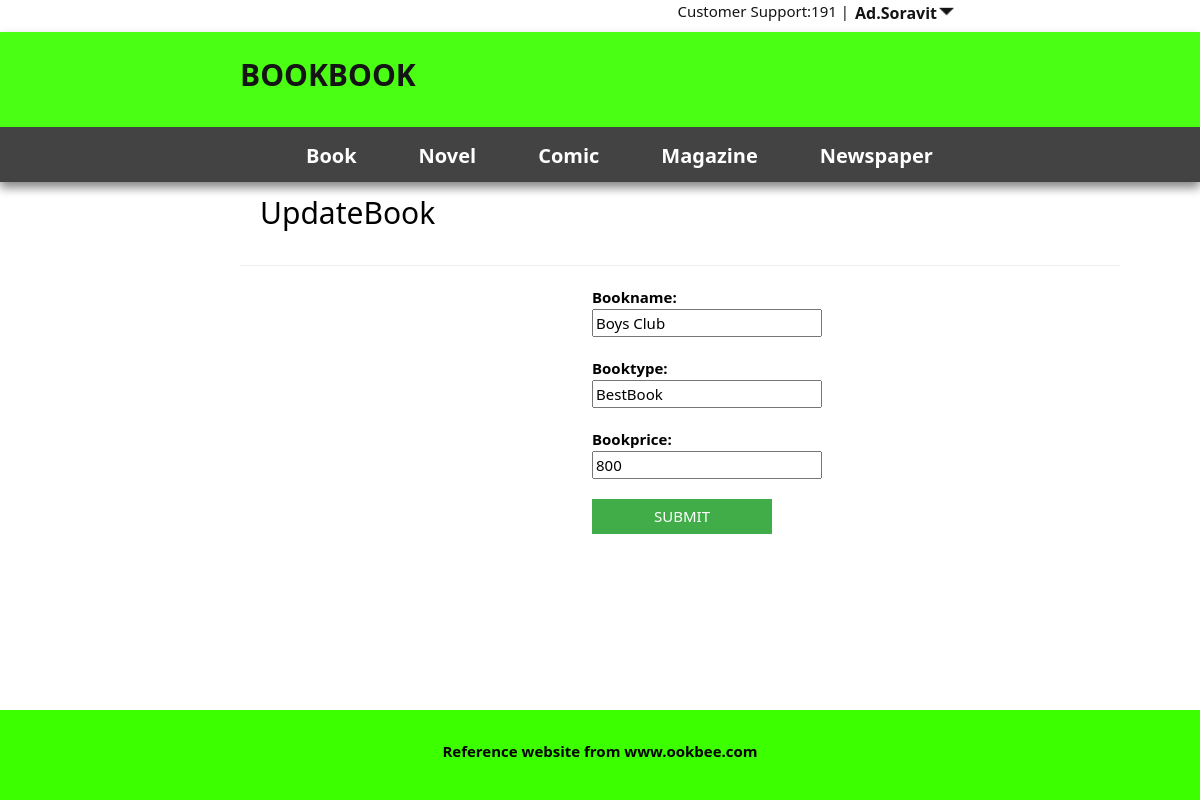
The page /UpdateBook.php?userid=1 (signed in) on the database its author committed.
### tables this page shows
CREATE TABLE `books` (
  `book_id` int(11) NOT NULL,
  `book_name` varchar(100) NOT NULL,
  `book_type` varchar(100) NOT NULL,
  `book_price` int(255) NOT NULL,
  `book_dir` varchar(1000) NOT NULL
);

### Updatebook.php (the view, shortened to what this page needs)
<?php
include 'phpcodead.php';
?>
<!DOCTYPE html>
<html>
    <head>
<link rel="stylesheet" href="Mystyle.css">
<link rel="stylesheet" href="login.css">
    </head>
      <?php if(isset($_SESSION['user_type'])=="Admin"){?>
    <body>
<header>
<div class="header">
	<div class="headup">
    <div class="headup-right">
	   <label style="float:left; ">Customer Support:191 |</label>
     <?php
        echo '<div class="dropdown3">';
        echo "<button style='float:right; font-weight:bold;'class='btn' >"."Ad.".$_SESSION['user_firstname']."<l><img style='margin:0; margin-left:2px;' src='.\Phtos\drop-down-arrow.png' width='15px' height='15px'></i>"."</button>";
      echo '</div>';
      ?>
    </div>
		</div>
    <div class="head">
		<a href="bookbookad.php">	<p style="color: black; margin-left: 20%; margin-top: 20px; font-size: 30px;font-weight: bold;">BOOKBOOK</p></a>
    <div class="nav">
        <div class="menu">
          <ul style="margin-top: 0px; margin-left:-50px;">
              <li><a href="BookAd.php">Book</a></li>
              <li><a href="NovelAd.php">Novel</a></li>
              <li><a href="ComicAd.php">Comic</a></li>
              <li><a href="MagazineAd.php">Magazine</a></li>
              <li><a href="NewspaperAd.php">Newspaper</a></li>
        </ul>
        </div>
    </div>
	</div>
</div>
		</header>
<div class="content2">
 <div class="main2">
  <div class="box">
    <h2><p style="margin-left: 20px;">UpdateBook</p></h2>
     <hr>
     <?php
     $userid='';
     $bookname='';
     $booktype='';
     $bookprice='';
     if(isset($_GET['userid'])){$userid=$_GET['userid'];}
     	$a = "select * from books where book_id='".$userid."';";
      if($userid!=''){
     		if($result=$conn->query($a)){
     		if($row=$result->fetch_array()){
     			$bookname=$row['book_name'];
          $booktype=$row['book_type'];
            $bookprice=$row['book_price'];  }
          }
        }
     ?>
     <form action="UpdateBook.php" method="post" enctype="multipart/form-data" style="width:50px; margin-left:40%;" >
       <label style="margin-bottom:20px; margin-right:20px; font-weight:bold;">Bookname:</label>
       <input style="margin-bottom:20px; "type="text" name="bookname" value="<?php echo $bookname;  ?>"/><br>
       <label style="margin-bottom:20px;  margin-right:26px; font-weight:bold;">Booktype:</label>
       <input style="margin-bottom:20px; "type="text" name="booktype" value="<?php echo $booktype;  ?>"/><br>
       <label style="margin-bottom:20px;  margin-right:24px;font-weight:bold;">Bookprice:</label>
       <input style="margin-bottom:20px;"type="text" name="bookprice" value="<?php echo $bookprice;  ?>" /><br>
       <button style="width:180px;background-color:#41AD49;" class="w3-btn" type="submit" name="upbooksub" >SUBMIT</button><br>
     </form>
</div>
</div>
<div class="footer2">
  <center style="margin-top:30px;color:black;font-weight:bold;"><text >Reference website from <a href="https://www.ookbee.com">www.ookbee.com</a></text></center>
</div>
</div>
<?php }
else{
echo "You don't have permission!!!!";
}?>
</body>
</html>

### Mystyle.css (style rules this page uses)
* { font-family: "Segoe UI", "DejaVu Sans", "Trebuchet MS", Verdana, "sans-serif"; }
body,html { margin: 0; height:auto; }
body { background-color: #fff; }
header { float: left; height:auto; position:fixed; width:100%; box-shadow:0 5px 10px rgba(0,0,0,0.3); z-index:10; }
.header { float: left; width:100%; background: #ffffff; opacity:0.92; }
.head { float: left; background-color:#3cff00; width: 100%; height: auto; position:relative; box-shadow:0 5px 10px rgba(0,0,0,0.3); }
.headup { width: 100%; height: 20px; background-color: white; margin: 0; }
.headup-right { width: auto; float: right; margin-right: 20%; }
.main2 { float: left; width:100%; height:auto; background-color: white; margin-top: 160px; margin-bottom: 10px; }
.nav { float: left; width: 100%; height: 55px; background-color: #333; }
.menu { float:left; width: 60%; margin-top: 0; height: 50px; color:white; margin-left: 25%; }
.footer2 { position: fixed; left: 0; bottom: 0; width: 100%; height: 90px; background-color:#3cff00; color: white; text-align: center; }
.content2 { height: auto; width:100%; top:730px; height: 100%; background-color:white; }
.dropdown3 { position: relative; display: inline-block; }
.btn { border: none; background-color: inherit; font-size: 16px; cursor: pointer; display: inline-block; color: black; }
a { font-weight: bold; color: black; text-decoration: none; }
ul { width: 100%; height: 55px; list-style-type: none; margin: 0; padding-left: 10px; overflow: hidden; background-color: #333; font-size: 20px; }
li { float: left; margin-left: 30px; }
li a { display: block; color: white; text-align: center; padding: 14px 16px; text-decoration: none; }
.box { background-color:white; width: 880px; height: auto; margin-left: 20%; float: left; }

### rows shown on the page
books: bookname "Boys Club", booktype "BestBook", bookprice "800"

### other values the page prints
$_SESSION['user_firstname'] "Soravit"
